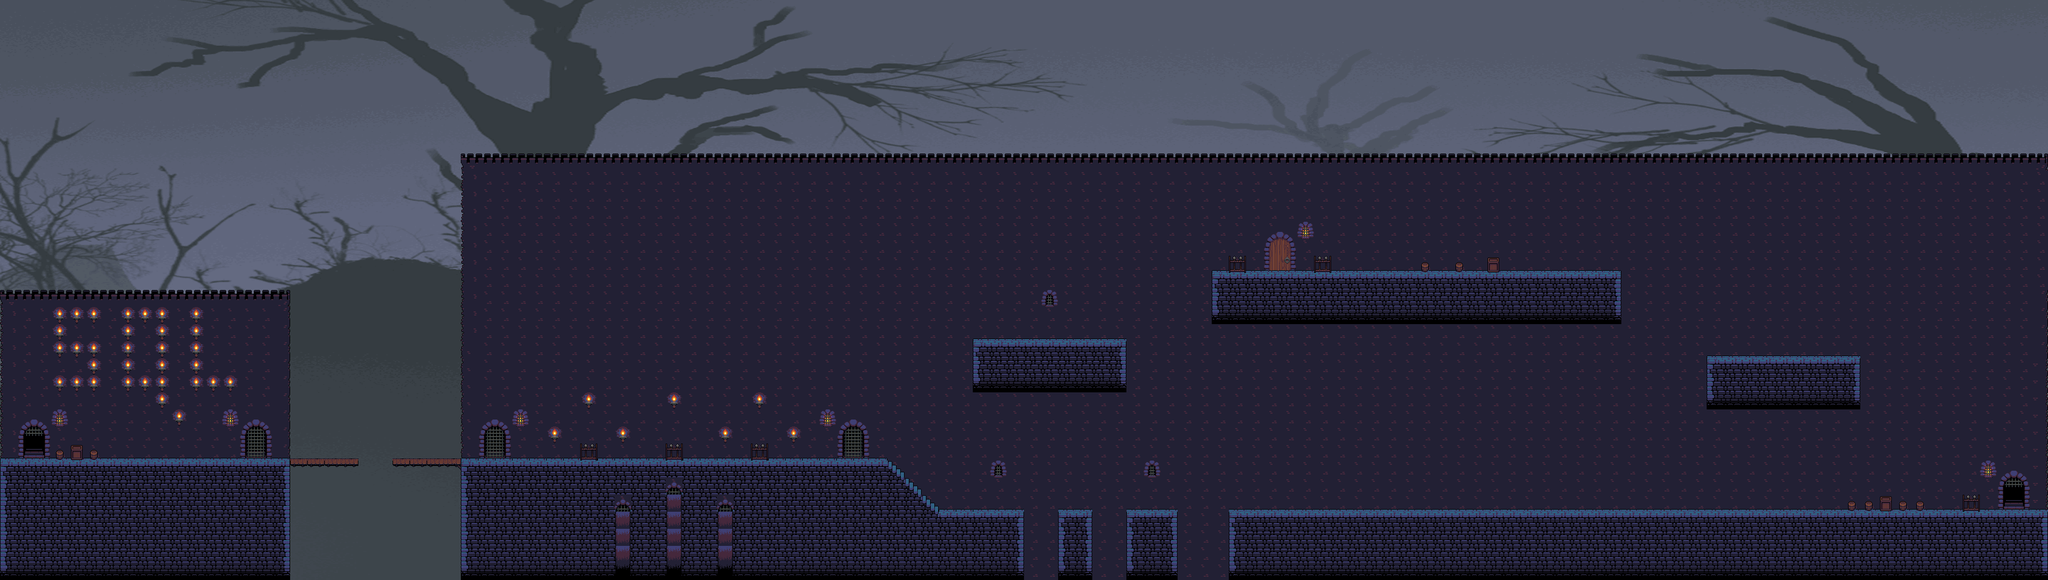

A level layout from a 2D game, rendered from its tile map. Below: a short description, then the map file with tile-grid data replaced by summaries:
An orthogonal 120x34 tile map with 32x32 px tiles, 3 tile layers (Background, Foreground, Objekte), 1 image layer and 75 objects (52x CoinEntity, 9x Ground, 5x EnemyEntity, 3x Wall, 2x SpikeEntity, ...).

<map version="1.0" orientation="orthogonal" renderorder="left-up" width="120" height="34" tilewidth="32" tileheight="32" nextobjectid="134">
 <tileset firstgid="1" name="oppcastle" tilewidth="32" tileheight="32">
  <image source="../img/map/oppcastle.png" width="480" height="352" />
 </tileset>
 <imagelayer name="Parallax_layer1">
  <image source="../img/background/tree.png" />
 </imagelayer>
 <layer name="Background" width="120" height="34">
  <data>[4080 cells, 2614 non-empty, 29 distinct tile ids]</data>
 </layer>
 <layer name="Foreground" width="120" height="34">
  <data>[4080 cells, 828 non-empty, 21 distinct tile ids]</data>
 </layer>
 <layer name="Objekte" width="120" height="34">
  <data>[4080 cells, 20 non-empty, 6 distinct tile ids]</data>
 </layer>
 <objectgroup name="Object">
  <properties>
   <property name="duration" value="300" />
   <property name="fade" value="#300000" />
  </properties>
  <object id="3" name="mainPlayer" x="4" y="794" width="32" height="64">
   <properties>
    <property name="image" value="gripe_run_right" />
    <property name="spritewidth" value="64" />
   </properties>
  </object>
  <object id="4" name="CoinEntity" x="1738" y="630" width="32" height="32">
   <properties>
    <property name="image" value="spinning_coin_gold" />
    <property name="spritewidth" value="32" />
   </properties>
  </object>
  <object id="5" name="game.LevelEntity" x="3802" y="-1715" width="35" height="1e+06">
   <properties>
    <property name="duration" value="300" />
    <property name="fade" value="#009900" />
    <property name="to" value="2" />
   </properties>
  </object>
  <object id="13" name="ScrollEntity" x="1248" y="777" width="32" height="32">
   <properties>
    <property name="image" value="spinning_scrolls" />
    <property name="scrollIndex" value="33" />
    <property name="spritewidth" value="32" />
    <property name="type" value="enchantment" />
   </properties>
  </object>
  <object id="16" name="SpikeEntity" x="616" y="944.33" width="317" height="42" />
  <object id="19" name="SpikeEntity" x="1919" y="1048.33" width="386" height="38" />
  <object id="30" name="CoinEntity" x="370" y="770" width="32" height="32">
   <properties>
    <property name="image" value="spinning_coin_gold" />
    <property name="spritewidth" value="32" />
   </properties>
  </object>
  <object id="31" name="CoinEntity" x="986" y="811" width="32" height="32">
   <properties>
    <property name="image" value="spinning_coin_gold" />
    <property name="spritewidth" value="32" />
   </properties>
  </object>
  <object id="32" name="CoinEntity" x="2068" y="410" width="32" height="32">
   <properties>
    <property name="image" value="spinning_coin_gold" />
    <property name="spritewidth" value="32" />
   </properties>
  </object>
  <object id="57" name="CoinEntity" x="2625" y="382" width="32" height="32">
   <properties>
    <property name="image" value="spinning_coin_gold" />
    <property name="spritewidth" value="32" />
   </properties>
  </object>
  <object id="67" name="CoinEntity" x="686" y="776" width="32" height="32">
   <properties>
    <property name="image" value="spinning_coin_gold" />
    <property name="spritewidth" value="32" />
   </properties>
  </object>
  <object id="69" name="CoinEntity" x="1519" y="809" width="32" height="32">
   <properties>
    <property name="image" value="spinning_coin_gold" />
    <property name="spritewidth" value="32" />
   </properties>
  </object>
  <object id="70" name="CoinEntity" x="2476" y="294" width="32" height="32">
   <properties>
    <property name="image" value="spinning_coin_gold" />
    <property name="spritewidth" value="32" />
   </properties>
  </object>
  <object id="72" name="CoinEntity" x="2782" y="398" width="32" height="32">
   <properties>
    <property name="image" value="spinning_coin_gold" />
    <property name="spritewidth" value="32" />
   </properties>
  </object>
  <object id="86" name="CoinEntity" x="1971" y="525" width="32" height="32">
   <properties>
    <property name="image" value="spinning_coin_gold" />
    <property name="spritewidth" value="32" />
   </properties>
  </object>
  <object id="87" name="CoinEntity" x="2046" y="472" width="32" height="32">
   <properties>
    <property name="image" value="spinning_coin_gold" />
    <property name="spritewidth" value="32" />
   </properties>
  </object>
  <object id="88" name="CoinEntity" x="2044" y="535" width="32" height="32">
   <properties>
    <property name="image" value="spinning_coin_gold" />
    <property name="spritewidth" value="32" />
   </properties>
  </object>
  <object id="89" name="CoinEntity" x="2074" y="592" width="32" height="32">
   <properties>
    <property name="image" value="spinning_coin_gold" />
    <property name="spritewidth" value="32" />
   </properties>
  </object>
  <object id="90" name="CoinEntity" x="1920" y="419" width="32" height="32">
   <properties>
    <property name="image" value="spinning_coin_gold" />
    <property name="spritewidth" value="32" />
   </properties>
  </object>
  <object id="91" name="CoinEntity" x="1993" y="462" width="32" height="32">
   <properties>
    <property name="image" value="spinning_coin_gold" />
    <property name="spritewidth" value="32" />
   </properties>
  </object>
  <object id="92" name="CoinEntity" x="1914" y="509" width="32" height="32">
   <properties>
    <property name="image" value="spinning_coin_gold" />
    <property name="spritewidth" value="32" />
   </properties>
  </object>
  <object id="93" name="CoinEntity" x="1977" y="394" width="32" height="32">
   <properties>
    <property name="image" value="spinning_coin_gold" />
    <property name="spritewidth" value="32" />
   </properties>
  </object>
  <object id="94" name="CoinEntity" x="1987" y="591" width="32" height="32">
   <properties>
    <property name="image" value="spinning_coin_gold" />
    <property name="spritewidth" value="32" />
   </properties>
  </object>
  <object id="95" name="CoinEntity" x="1933" y="590" width="32" height="32">
   <properties>
    <property name="image" value="spinning_coin_gold" />
    <property name="spritewidth" value="32" />
   </properties>
  </object>
  <object id="96" name="CoinEntity" x="2467" y="459" width="32" height="32">
   <properties>
    <property name="image" value="spinning_coin_gold" />
    <property name="spritewidth" value="32" />
   </properties>
  </object>
  <object id="97" name="CoinEntity" x="2413" y="447" width="32" height="32">
   <properties>
    <property name="image" value="spinning_coin_gold" />
    <property name="spritewidth" value="32" />
   </properties>
  </object>
  <object id="98" name="CoinEntity" x="2411" y="354" width="32" height="32">
   <properties>
    <property name="image" value="spinning_coin_gold" />
    <property name="spritewidth" value="32" />
   </properties>
  </object>
  <object id="99" name="CoinEntity" x="2593" y="317" width="32" height="32">
   <properties>
    <property name="image" value="spinning_coin_gold" />
    <property name="spritewidth" value="32" />
   </properties>
  </object>
  <object id="100" name="CoinEntity" x="2545" y="360" width="32" height="32">
   <properties>
    <property name="image" value="spinning_coin_gold" />
    <property name="spritewidth" value="32" />
   </properties>
  </object>
  <object id="101" name="CoinEntity" x="2474" y="370" width="32" height="32">
   <properties>
    <property name="image" value="spinning_coin_gold" />
    <property name="spritewidth" value="32" />
   </properties>
  </object>
  </objectgroup>
 <objectgroup name="EnemyEntities">
  <!-- 5 objects omitted --></objectgroup>
 <objectgroup name="collision">
  <!-- 13 objects omitted --></objectgroup>
</map>
<!-- 45 of 75 objects omitted -->
